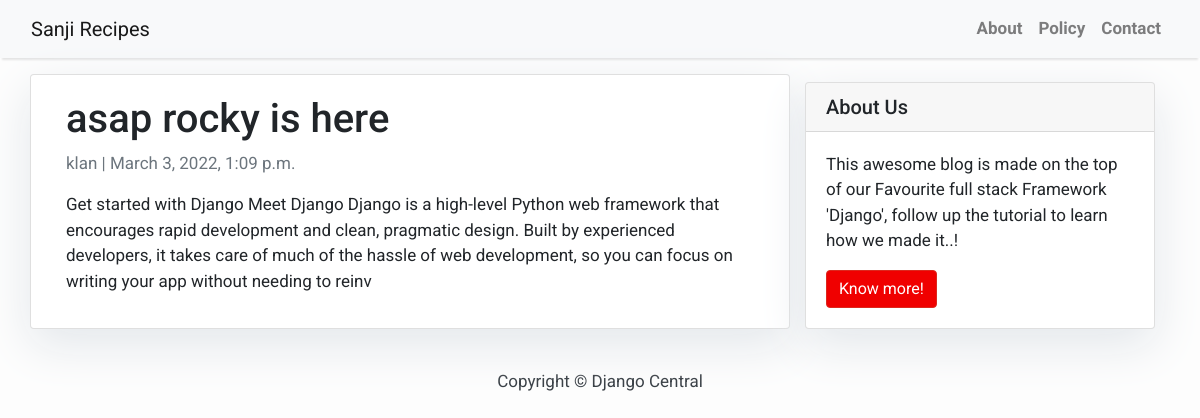
The page /asap-rocky-is-here/ on the database its author committed.
### blog/models.py (models this page shows, shortened)
class Post(models.Model):
    title = models.CharField(max_length=240, unique=True)
    slug = models.SlugField(max_length=200, unique=True)
    author = models.ForeignKey(User, on_delete=models.CASCADE, related_name='blog_posts')
    updated_on = models.DateTimeField(auto_now=True)
    content = models.TextField()
    created_on = models.DateTimeField(auto_now_add=True)
    status = models.IntegerField(choices=STATUS, default=0)
    class Meta:
        ordering = ['-created_on']

### blog/views.py (the view)
# urls.py: path("<slug:slug>/", views.PostDetail.as_view(), name = "post_detail"),
class PostDetail(generic.DetailView):
    model = Post
    template_name = "post-detail.html"

### templates/post-detail.html
{% extends 'base.html' %}
{% block content %}
<div class="container">
  <div class="row">
    <div class="col-md-8 card mb-4  mt-3 left  top">
      <div class="card-body">
        <h1>{% block title %} {{ object.title }} {% endblock title %}</h1>
        <p class=" text-muted">{{ post.author }} | {{ post.created_on }}</p>
        <p class="card-text ">{{ object.content | safe }}</p>
      </div>
    </div>
    {% block sidebar %} {% include 'sidebar.html' %} {% endblock sidebar %}
  </div>
</div>
{% endblock content %}

### templates/base.html (style rules this page uses)
body { font-family: "Roboto", sans-serif; font-size: 17px; background-color: #fdfdfd; }

### templates/sidebar.html (style rules this page uses)
.card { box-shadow: 0 16px 48px #E3E7EB; }

### rows shown on the page
Post: title "asap rocky is here", author "klan", created_on "March 3, 2022, 1:09 p.m.", content "Get started with Django Meet Django Django is a high-level Python web framework that encourages rapid development and clean, pragmatic design. Built by experienced developers, it takes care of much of the hassle of web development, so you can focus on writing your app without needing to reinv"
